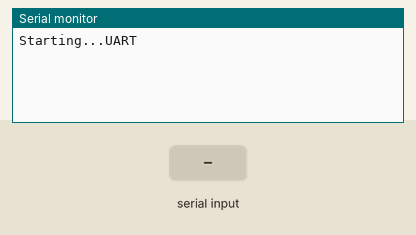
Recording of a sketch running on a simulated ESP32. Shown: the last lines printed to the serial monitor. The inputs (shaded band) are chosen by the test bench.

Above: at 2.2 s.
2.3 s: "1" received over the second serial link
At 3.4 s:
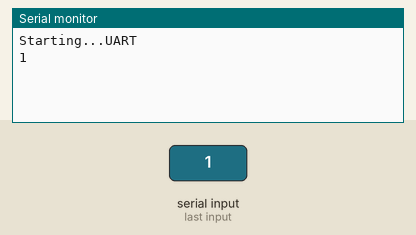
3.8 s: "0" received over the second serial link
At 4.2 s:
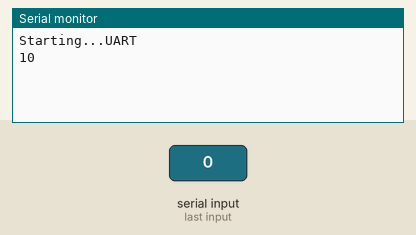

The sketch:

esp32_uart_stm32_sample.ino
```cpp
void setup() {
  Serial.begin(115200);
  Serial2.begin(115200);

 Serial.println("Starting...UART");
 delay(1000);
 char str[] = {"STM32"};
   Serial2.write(str);
   updateSerial();

}

void loop() {

   updateSerial();
}

void updateSerial() {
  delay(10);
  while(Serial.available())
  {
    Serial2.write(Serial.read());
  }
  while(Serial2.available())
  {
    Serial.write(Serial2.read());
  }
}
```

Measured:
- after the input at 2.3 s, the serial monitor: prints a new line at once (image 1)
- after the input at 3.8 s, the serial monitor: prints a new line at once (image 2)
